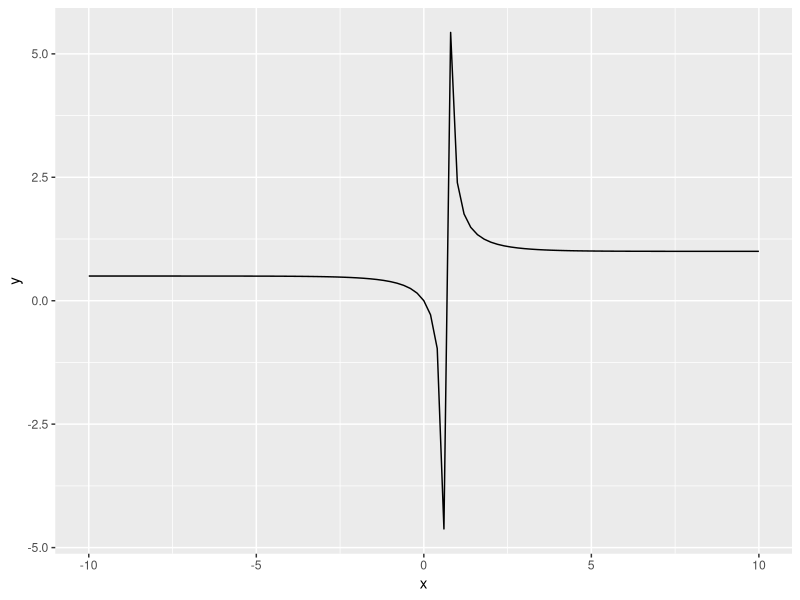
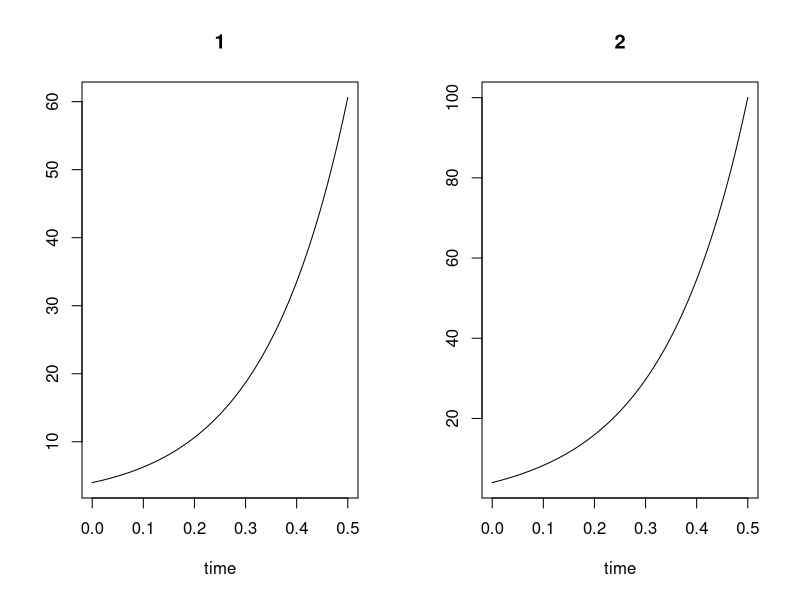

Reproduce these figures in R, in order.


## @knitr packages

library(deSolve)
library(ggplot2)
library(dplyr)


## @knitr plotting_functions

ggplot(data = data.frame(x = c(-10, 10)), mapping = aes(x)) + 
  
  stat_function(fun = function(x) (exp(x) - 1)/(exp(x) - 2))



## @knitr ODE_system

p <- c(1, 3, 5, 3)
yini <- c(4, 4)
times <- seq(0, 0.5, 0.001)

func <- function(t, y, parms) {
   dy1 <- p[1] * y[1] + p[2] * y[2]
   dy2 <- p[3] * y[1] + p[4] * y[2]
   list(c(dy1, dy2))
}

out <- ode(y = yini, times = times, func = func, parms = p)

plot(out)
